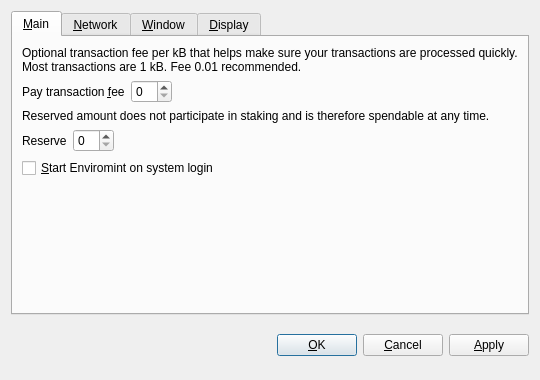
<?xml version="1.0" encoding="UTF-8"?>
<ui version="4.0">
 <class>OptionsDialog</class>
 <widget class="QDialog" name="OptionsDialog">
  <property name="geometry">
   <rect>
    <x>0</x>
    <y>0</y>
    <width>540</width>
    <height>380</height>
   </rect>
  </property>
  <property name="windowTitle">
   <string>Options</string>
  </property>
  <property name="modal">
   <bool>true</bool>
  </property>
  <layout class="QVBoxLayout" name="verticalLayout">
   <item>
    <widget class="QTabWidget" name="tabWidget">
     <property name="tabPosition">
      <enum>QTabWidget::North</enum>
     </property>
     <property name="currentIndex">
      <number>0</number>
     </property>
     <widget class="QWidget" name="tabMain">
      <attribute name="title">
       <string>&amp;Main</string>
      </attribute>
      <layout class="QVBoxLayout" name="verticalLayout_Main">
       <item>
        <widget class="QLabel" name="transactionFeeInfoLabel">
         <property name="text">
          <string>Optional transaction fee per kB that helps make sure your transactions are processed quickly. Most transactions are 1 kB. Fee 0.01 recommended.</string>
         </property>
         <property name="textFormat">
          <enum>Qt::PlainText</enum>
         </property>
         <property name="wordWrap">
          <bool>true</bool>
         </property>
        </widget>
       </item>
       <item>
        <layout class="QHBoxLayout" name="horizontalLayoutFee">
         <item>
          <widget class="QLabel" name="transactionFeeLabel">
           <property name="text">
            <string>Pay transaction &amp;fee</string>
           </property>
           <property name="textFormat">
            <enum>Qt::PlainText</enum>
           </property>
           <property name="buddy">
            <cstring>transactionFee</cstring>
           </property>
          </widget>
         </item>
         <item>
          <widget class="BitcoinAmountField" name="transactionFee"/>
         </item>
         <item>
          <spacer name="horizontalSpacerFee">
           <property name="orientation">
            <enum>Qt::Horizontal</enum>
           </property>
           <property name="sizeHint" stdset="0">
            <size>
             <width>40</width>
             <height>20</height>
            </size>
           </property>
          </spacer>
         </item>
        </layout>
       </item>
       <item>
        <widget class="QLabel" name="reserveBalanceInfoLabel">
         <property name="text">
          <string>Reserved amount does not participate in staking and is therefore spendable at any time.</string>
         </property>
         <property name="textFormat">
          <enum>Qt::PlainText</enum>
         </property>
         <property name="wordWrap">
          <bool>true</bool>
         </property>
        </widget>
       </item>
       <item>
        <layout class="QHBoxLayout" name="horizontalLayoutReserveBalance">
         <item>
          <widget class="QLabel" name="reserveBalanceLabel">
           <property name="text">
            <string>Reserve</string>
           </property>
           <property name="textFormat">
            <enum>Qt::PlainText</enum>
           </property>
           <property name="buddy">
            <cstring>reserveBalance</cstring>
           </property>
          </widget>
         </item>
         <item>
          <widget class="BitcoinAmountField" name="reserveBalance"/>
         </item>
         <item>
          <spacer name="horizontalSpacerReserveBalance">
           <property name="orientation">
            <enum>Qt::Horizontal</enum>
           </property>
           <property name="sizeHint" stdset="0">
            <size>
             <width>40</width>
             <height>20</height>
            </size>
           </property>
          </spacer>
         </item>
        </layout>
       </item>
       <item>
        <widget class="QCheckBox" name="bitcoinAtStartup">
         <property name="toolTip">
          <string>Automatically start Enviromint after logging in to the system.</string>
         </property>
         <property name="text">
          <string>&amp;Start Enviromint on system login</string>
         </property>
        </widget>
       </item>
       <item>
        <spacer name="verticalSpacer_Main">
         <property name="orientation">
          <enum>Qt::Vertical</enum>
         </property>
         <property name="sizeHint" stdset="0">
          <size>
           <width>20</width>
           <height>40</height>
          </size>
         </property>
        </spacer>
       </item>
      </layout>
     </widget>
     <widget class="QWidget" name="tabNetwork">
      <attribute name="title">
       <string>&amp;Network</string>
      </attribute>
      <layout class="QVBoxLayout" name="verticalLayout_Network">
       <item>
        <widget class="QCheckBox" name="mapPortUpnp">
         <property name="toolTip">
          <string>Automatically open the Enviromint client port on the router. This only works when your router supports UPnP and it is enabled.</string>
         </property>
         <property name="text">
          <string>Map port using &amp;UPnP</string>
         </property>
        </widget>
       </item>
       <item>
        <widget class="QCheckBox" name="connectSocks">
         <property name="toolTip">
          <string>Connect to the Enviromint network through a SOCKS proxy (e.g. when connecting through Tor).</string>
         </property>
         <property name="text">
          <string>&amp;Connect through SOCKS proxy:</string>
         </property>
        </widget>
       </item>
       <item>
        <layout class="QHBoxLayout" name="horizontalLayout_Network">
         <item>
          <widget class="QLabel" name="proxyIpLabel">
           <property name="text">
            <string>Proxy &amp;IP:</string>
           </property>
           <property name="textFormat">
            <enum>Qt::PlainText</enum>
           </property>
           <property name="buddy">
            <cstring>proxyIp</cstring>
           </property>
          </widget>
         </item>
         <item>
          <widget class="QValidatedLineEdit" name="proxyIp">
           <property name="maximumSize">
            <size>
             <width>140</width>
             <height>16777215</height>
            </size>
           </property>
           <property name="toolTip">
            <string>IP address of the proxy (e.g. 127.0.0.1)</string>
           </property>
          </widget>
         </item>
         <item>
          <widget class="QLabel" name="proxyPortLabel">
           <property name="text">
            <string>&amp;Port:</string>
           </property>
           <property name="textFormat">
            <enum>Qt::PlainText</enum>
           </property>
           <property name="buddy">
            <cstring>proxyPort</cstring>
           </property>
          </widget>
         </item>
         <item>
          <widget class="QLineEdit" name="proxyPort">
           <property name="maximumSize">
            <size>
             <width>55</width>
             <height>16777215</height>
            </size>
           </property>
           <property name="toolTip">
            <string>Port of the proxy (e.g. 9050)</string>
           </property>
          </widget>
         </item>
         <item>
          <widget class="QLabel" name="socksVersionLabel">
           <property name="text">
            <string>SOCKS &amp;Version:</string>
           </property>
           <property name="textFormat">
            <enum>Qt::PlainText</enum>
           </property>
           <property name="buddy">
            <cstring>socksVersion</cstring>
           </property>
          </widget>
         </item>
         <item>
          <widget class="QValueComboBox" name="socksVersion">
           <property name="toolTip">
            <string>SOCKS version of the proxy (e.g. 5)</string>
           </property>
          </widget>
         </item>
         <item>
          <spacer name="horizontalSpacer_Network">
           <property name="orientation">
            <enum>Qt::Horizontal</enum>
           </property>
           <property name="sizeHint" stdset="0">
            <size>
             <width>40</width>
             <height>20</height>
            </size>
           </property>
          </spacer>
         </item>
        </layout>
       </item>
       <item>
        <spacer name="verticalSpacer_Network">
         <property name="orientation">
          <enum>Qt::Vertical</enum>
         </property>
         <property name="sizeHint" stdset="0">
          <size>
           <width>20</width>
           <height>40</height>
          </size>
         </property>
        </spacer>
       </item>
      </layout>
     </widget>
     <widget class="QWidget" name="tabWindow">
      <attribute name="title">
       <string>&amp;Window</string>
      </attribute>
      <layout class="QVBoxLayout" name="verticalLayout_Window">
       <item>
        <widget class="QCheckBox" name="minimizeToTray">
         <property name="toolTip">
          <string>Show only a tray icon after minimizing the window.</string>
         </property>
         <property name="text">
          <string>&amp;Minimize to the tray instead of the taskbar</string>
         </property>
        </widget>
       </item>
       <item>
        <widget class="QCheckBox" name="minimizeOnClose">
         <property name="toolTip">
          <string>Minimize instead of exit the application when the window is closed. When this option is enabled, the application will be closed only after selecting Quit in the menu.</string>
         </property>
         <property name="text">
          <string>M&amp;inimize on close</string>
         </property>
        </widget>
       </item>
       <item>
        <spacer name="verticalSpacer_Window">
         <property name="orientation">
          <enum>Qt::Vertical</enum>
         </property>
         <property name="sizeHint" stdset="0">
          <size>
           <width>20</width>
           <height>40</height>
          </size>
         </property>
        </spacer>
       </item>
      </layout>
     </widget>
     <widget class="QWidget" name="tabDisplay">
      <attribute name="title">
       <string>&amp;Display</string>
      </attribute>
      <layout class="QVBoxLayout" name="verticalLayout_Display">
       <item>
        <layout class="QHBoxLayout" name="horizontalLayout_1_Display">
         <item>
          <widget class="QLabel" name="langLabel">
           <property name="text">
            <string>User Interface &amp;language:</string>
           </property>
           <property name="textFormat">
            <enum>Qt::PlainText</enum>
           </property>
           <property name="buddy">
            <cstring>lang</cstring>
           </property>
          </widget>
         </item>
         <item>
          <widget class="QValueComboBox" name="lang">
           <property name="toolTip">
            <string>The user interface language can be set here. This setting will take effect after restarting Enviromint.</string>
           </property>
          </widget>
         </item>
        </layout>
       </item>
       <item>
        <layout class="QHBoxLayout" name="horizontalLayout_2_Display">
         <item>
          <widget class="QLabel" name="unitLabel">
           <property name="text">
            <string>&amp;Unit to show amounts in:</string>
           </property>
           <property name="textFormat">
            <enum>Qt::PlainText</enum>
           </property>
           <property name="buddy">
            <cstring>unit</cstring>
           </property>
          </widget>
         </item>
         <item>
          <widget class="QValueComboBox" name="unit">
           <property name="toolTip">
            <string>Choose the default subdivision unit to show in the interface and when sending coins.</string>
           </property>
          </widget>
         </item>
        </layout>
       </item>
       <item>
        <widget class="QCheckBox" name="displayAddresses">
         <property name="toolTip">
          <string>Whether to show Enviromint addresses in the transaction list or not.</string>
         </property>
         <property name="text">
          <string>&amp;Display addresses in transaction list</string>
         </property>
        </widget>
       </item>
       <item>
        <widget class="QCheckBox" name="coinControlFeatures">
         <property name="toolTip">
          <string>Whether to show coin control features or not.</string>
         </property>
         <property name="text">
          <string>Display coin &amp;control features (experts only!)</string>
         </property>
        </widget>
       </item>
       <item>
        <spacer name="verticalSpacer_Display">
         <property name="orientation">
          <enum>Qt::Vertical</enum>
         </property>
         <property name="sizeHint" stdset="0">
          <size>
           <width>20</width>
           <height>40</height>
          </size>
         </property>
        </spacer>
       </item>
      </layout>
     </widget>
    </widget>
   </item>
   <item>
    <layout class="QHBoxLayout" name="horizontalLayout_Buttons">
     <item>
      <spacer name="horizontalSpacer_1">
       <property name="orientation">
        <enum>Qt::Horizontal</enum>
       </property>
       <property name="sizeHint" stdset="0">
        <size>
         <width>40</width>
         <height>48</height>
        </size>
       </property>
      </spacer>
     </item>
     <item>
      <widget class="QLabel" name="statusLabel">
       <property name="font">
        <font>
         <weight>75</weight>
         <bold>true</bold>
        </font>
       </property>
       <property name="text">
        <string/>
       </property>
       <property name="textFormat">
        <enum>Qt::PlainText</enum>
       </property>
       <property name="wordWrap">
        <bool>true</bool>
       </property>
      </widget>
     </item>
     <item>
      <spacer name="horizontalSpacer_2">
       <property name="orientation">
        <enum>Qt::Horizontal</enum>
       </property>
       <property name="sizeHint" stdset="0">
        <size>
         <width>40</width>
         <height>48</height>
        </size>
       </property>
      </spacer>
     </item>
     <item>
      <widget class="QPushButton" name="okButton">
       <property name="text">
        <string>&amp;OK</string>
       </property>
      </widget>
     </item>
     <item>
      <widget class="QPushButton" name="cancelButton">
       <property name="text">
        <string>&amp;Cancel</string>
       </property>
       <property name="autoDefault">
        <bool>false</bool>
       </property>
      </widget>
     </item>
     <item>
      <widget class="QPushButton" name="applyButton">
       <property name="text">
        <string>&amp;Apply</string>
       </property>
       <property name="autoDefault">
        <bool>false</bool>
       </property>
      </widget>
     </item>
    </layout>
   </item>
  </layout>
 </widget>
 <customwidgets>
  <customwidget>
   <class>BitcoinAmountField</class>
   <extends>QSpinBox</extends>
   <header>bitcoinamountfield.h</header>
  </customwidget>
  <customwidget>
   <class>QValueComboBox</class>
   <extends>QComboBox</extends>
   <header>qvaluecombobox.h</header>
  </customwidget>
  <customwidget>
   <class>QValidatedLineEdit</class>
   <extends>QLineEdit</extends>
   <header>qvalidatedlineedit.h</header>
  </customwidget>
 </customwidgets>
 <resources/>
 <connections/>
</ui>
